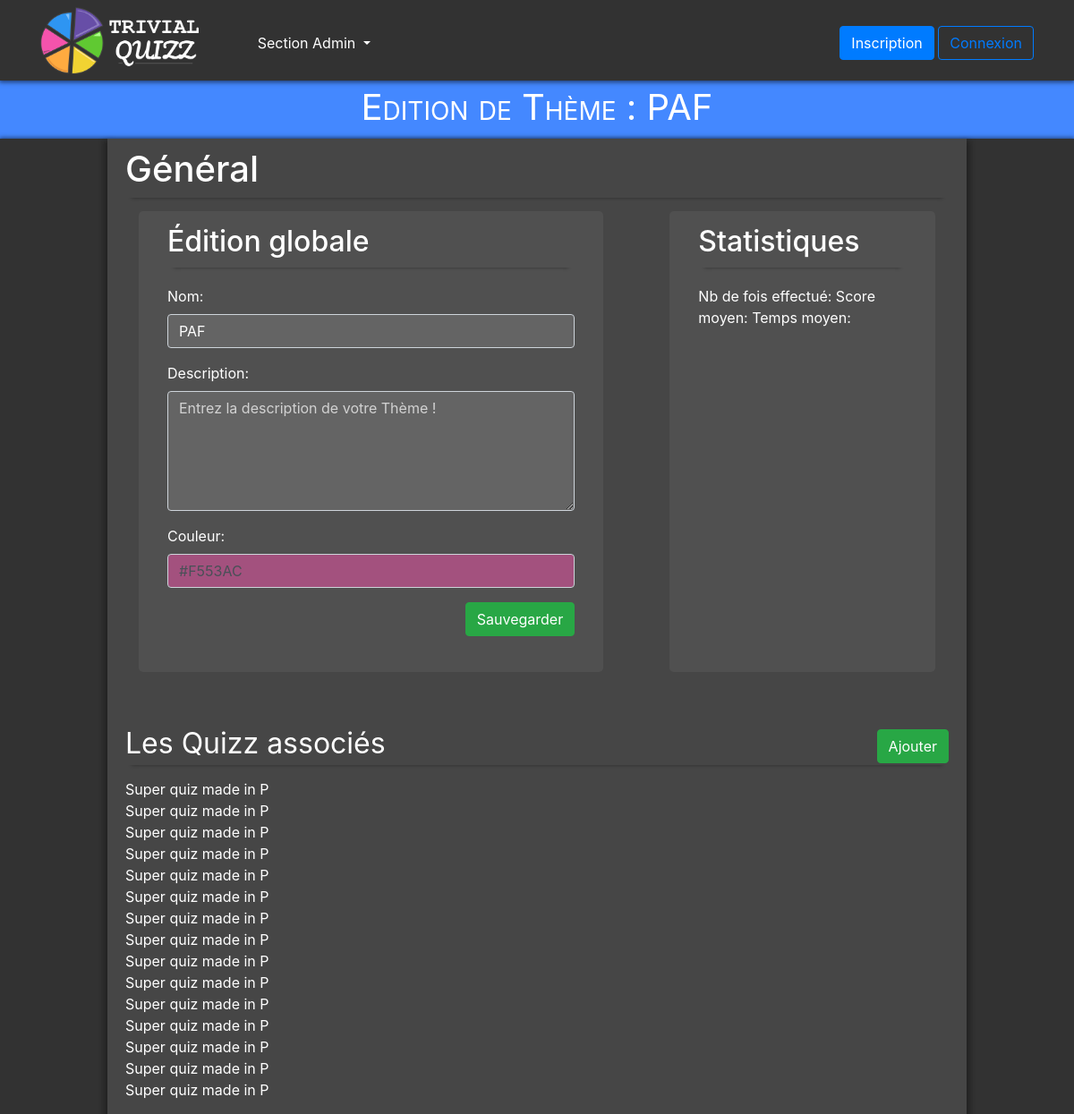
Page /admin/theme-edit.php?id=6 (signed in) on the committed database.
### tables this page shows
CREATE TABLE theme
(
  th_id INTEGER NOT NULL PRIMARY KEY AUTO_INCREMENT,
  th_nom VARCHAR(50) NOT NULL,
  th_couleur VARCHAR(7) NOT NULL,
  th_description VARCHAR(500),
  th_is_principal BIT(1)
);

CREATE TABLE quiz
(
  qui_id INTEGER NOT NULL PRIMARY KEY AUTO_INCREMENT,
  qui_nom VARCHAR(20) NOT NULL,
  qui_desc VARCHAR(200) NOT NULL,
  qui_temps INTEGER NOT NULL,
  qui_malus INTEGER NOT NULL,
  th_id INTEGER NOT NULL,
  FOREIGN KEY (th_id) REFERENCES theme(th_id)
);

### include/functions.php (called while the page is built, shortened)
<?php
  function tryQueryBDD($bdd, $sql)
  {
    try {
      $request = $bdd -> query($sql);
      $result = $request -> fetchAll();
      if(empty($result)) {
        return null;
      }
      else {
        return $result;
      }
    } catch (\Exception $e) {
      return null;
    }
  }
  function loadQuizzFromSQLResult($result)
  {
    $_QUIZZ["id"] = $result["qui_id"];
    $_QUIZZ["nom"] = $result["qui_nom"];
    $_QUIZZ["desc"] = $result["qui_desc"];
    $_QUIZZ["id_theme"] = $result["th_id"];
    return $_QUIZZ;
  }
  function loadThemeFromSQLResult($result)
  {
    $_THEME["id"] = $result["th_id"];
    $_THEME["nom"] = $result["th_nom"];
    $_THEME["desc"] = $result["th_description"];
    $_THEME["couleur"] = $result["th_couleur"];
    $_THEME["is_Principal"] = $result["th_is_principal"];
    return $_THEME;
  }
  function tabFormat($data, $fonction){
    for($i = 0; $i<count($data); $i++)
    {
      $temp = $fonction($data[$i]);
      $id = $temp["id"];
      $_DATA["$id"] = $temp;
    }
    return $_DATA;
  }
  function tryLoadTheme($bdd, $idTheme)
  {
    $data = tryQueryBDD($bdd, "SELECT * FROM theme WHERE th_id = $idTheme");
    return loadThemeFromSQLResult($data[0]);
  }
        function getAllQuizzesInfosOfTheme($bdd, $idTheme)
        {
          $data = tryQueryBDD($bdd, "SELECT * FROM quiz WHERE th_id = $idTheme");
          return tabFormat($data, "loadQuizzFromSQLResult");
        }
?>

### admin/theme-edit.php (the view, shortened to what this page needs)
<?php
  require_once "../include/liaisonbdd.php";
  require_once "../include/functions.php";
  $id = $_GET['id'];
  $_THEME = tryLoadTheme($bdd, $id);
?>
<!doctype html>
<html lang="fr">
<head>
  <link rel="stylesheet" href="../css/jumbotron-custom.css" />
  <link rel="stylesheet" href="../css/modal.css" />
  <link rel="stylesheet" href="https://unpkg.com/huebee@1/dist/huebee.min.css">
</head>
<body>
  <?php require_once "../include/navbar.php"?>
  <div class="bandeau-principal fond-bleu">Edition de Thème : <?= $_THEME["nom"] ?></div>
  <div class="cadre-global">
    <div class="cadre-central">
      <div>
        <div class="titre1 titre-shadow">
          <h1>Général</h1>
        </div>
        <div class="row reduced-div" style="justify-content: space-between;">
          <div class="jumbotron jumbotron-vert col-sm-7">
            <div class="titre-shadow">
              <h3 class="titre3">Édition globale</h3>
            </div>
            <form id="formGeneral" method="POST">
              <div class="form-group">
                <label for="formGeneralNom" class="form-label">
                  Nom:
                </label>
                <input id="formGeneralNom" type="text" class="input-dark col form-control" name="nom" value="<?= $_THEME["nom"] ?>" placeholder="Entrez le nom de votre Thème !" value="<?= $_QUIZZ["nom"] ?>" required/>
              </div>
              <div class="form-group">
                <label for="editGeneral_Desc" class="form-label">
                  Description:
                </label>
                <textarea id="editGeneral_Desc" type="text" class="input-dark col form-control" name="desc" rows="5" placeholder="Entrez la description de votre Thème !" required><?= $_THEME["desc"] ?></textarea>
              </div>
              <div class="form-group">
                <label for="editGeneral_Nom" class="form-label">
                  Couleur:
                </label>
                <input id="couleur" type="text" class="color-input col form-control" name="couleur" style="background-color: <?= $_THEME['couleur'] ?>80" value="<?= $_THEME['couleur'] ?>" placeholder="Cliquez pour choisir la couleur !" autocomplete="off" data-huebee='{ "notation": "hex" }' required/>
              </div>
              <input id="formGeneral_Button"  class="btn btn-success float-right" value="Sauvegarder" type="submit" />
            </form>
          </div>
          <div class="jumbotron jumbotron-vert col-sm-4" >
            <h3 class="titre3 titre-shadow">Statistiques</h3>
            <div>
              Nb de fois effectué:
              Score moyen:
              Temps moyen:
            </div>
          </div>
        </div>
      </div>
      <br/>
      <div>
        <div class="titre1">
          <div>Les Quizz associés</div>
          <div>
            <a>
              <button type="button" class="btn btn-success">Ajouter</button>
            </a>
          </div>
        </div>
        <div>
          <?php
            $_QUIZZES = getAllQuizzesInfosOfTheme($bdd, $_THEME["id"]);
            if(empty($_QUIZZES))
            {
              echo "Il parrait qu'aucun quizz n'a été associé à ce thème, c'est terrible !";
            }
            else
            {
              foreach ($_QUIZZES as $_QUIZZ)
              {
                ?>
                  <div>
                    <?= $_QUIZZ["nom"] ?>
                  </div>
                <?php
              }
            }
           ?>
        </div>
      </div>
    </div>
  </div>
</body>
</html>

### css/style-base.css (style rules this page uses)
:root { --navbar-height: 90px; }
.input-dark { background-color: rgb(100,100,100) !important; color: white !important; }
.input-dark::placeholder { color: rgb(210,210,210) !important; opacity: 1 !important; }
.bandeau-principal { height: 65px; text-align: center; justify-content: center; align-items: center; font-size: 40px; font-variant: small-caps; }
.fond-bleu { background-color: #48f; color: white; }
html { margin-top: var(--navbar-height); }
.cadre-global { box-shadow: 0px 0px 5px 1px rgba(0, 0, 0, .55); display: flex; width: auto; justify-content: center; background-color: rgb(50,50,50); min-height: calc(100vh - 1.7*var(--navbar-height)); }
body { background-color: rgb(50,50,50) !important; }
.cadre-central { box-shadow: 2px 5px 6px 3px rgba(0, 0, 0, .2), -2px 5px 6px 3px rgba(0, 0, 0, .2); width: 70%; height: 100%; padding: 10px 20px 15px 20px; background-color: rgb(70,70,70); color: white; min-height: calc(100vh - 1.7*var(--navbar-height)); }
.titre1, .titre2 { display: flex; flex-flow: row nowrap; justify-content: space-between; }
.titre1 { font-size: 2.5rem; box-shadow: 0px 7px 4px -7px rgba(0,0,0,.4); margin-bottom: 15px; }
.titre3 { font-size: 2em; padding-bottom: 10px; margin-bottom: 20px !important; }
.titre-shadow { box-shadow: 0px 7px 4px -7px rgba(0,0,0,.4); }
label { display: block; width: 100px; float: left; }
a { text-decoration: none !important; }
@media (min-width: 768px) and (max-width: 1200px) { .cadre-central { width: 80% !important; } }
@media (min-width: 768px) and (max-width: 1200px) { .titre1 { font-size: 2rem; } }

### css/jumbotron-custom.css (style rules this page uses)
.jumbotron-vert { padding-top: 15px !important; padding-bottom: 30px !important; }
.jumbotron { background-color: rgb(80,80,80) !important; color: white !important; }
.reduced-div { margin-left: 15px !important; margin-right: 15px !important; }

### rows in the picture
theme: th_nom "PAF", nom "PAF", couleur "#F553AC"
quiz: qui_nom "Super quiz made in P"
quiz: qui_nom "Super quiz made in P"
quiz: qui_nom "Super quiz made in P"
quiz: qui_nom "Super quiz made in P"
quiz: qui_nom "Super quiz made in P"
quiz: qui_nom "Super quiz made in P"
quiz: qui_nom "Super quiz made in P"
quiz: qui_nom "Super quiz made in P"
quiz: qui_nom "Super quiz made in P"
quiz: qui_nom "Super quiz made in P"
quiz: qui_nom "Super quiz made in P"
quiz: qui_nom "Super quiz made in P"
quiz: qui_nom "Super quiz made in P"
quiz: qui_nom "Super quiz made in P"

### other values in the picture
$_QUIZZ["nom"] "Super quiz made in P"
